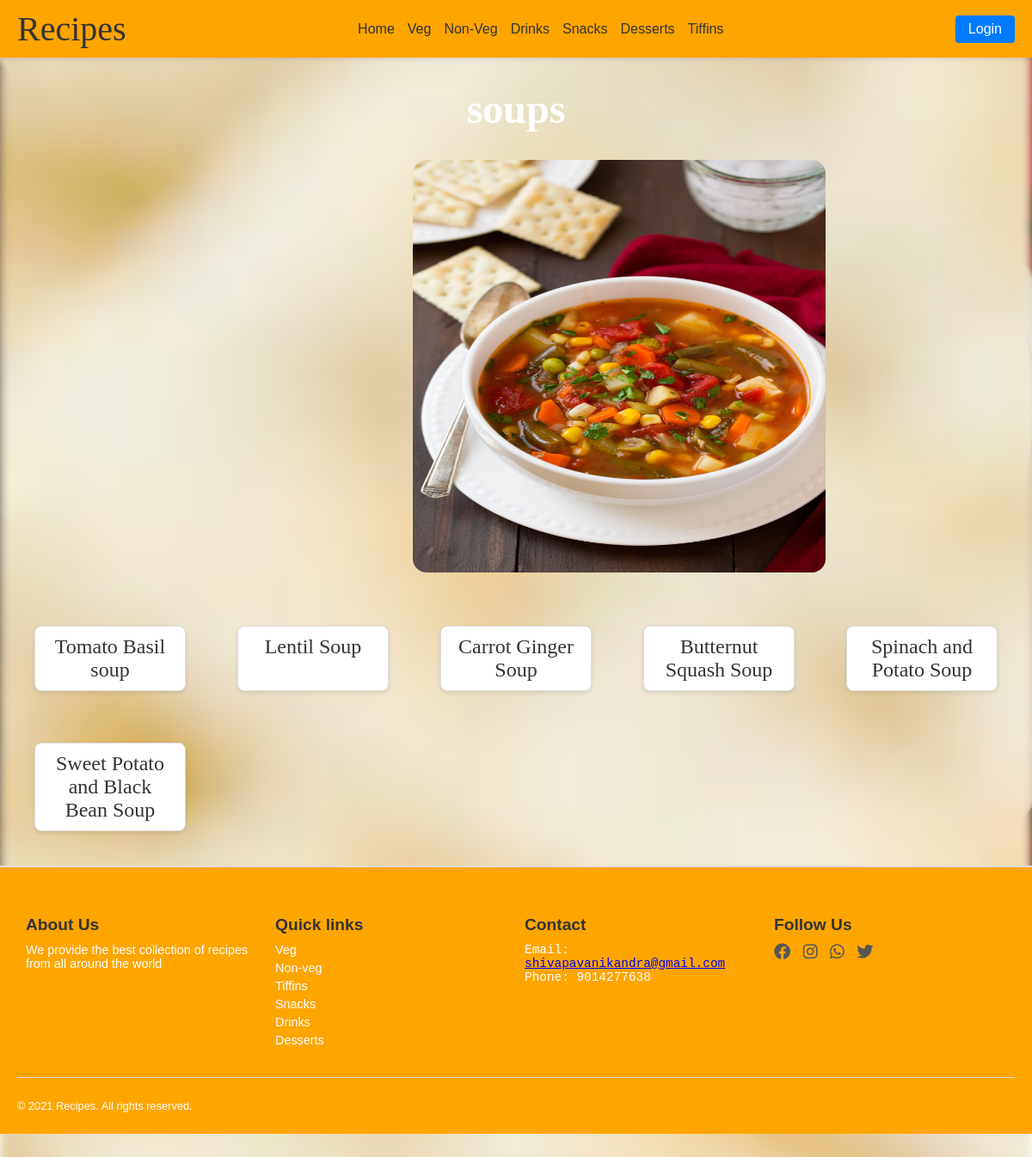
The page /veg/soups/ on the database its author committed.
### veg/models.py (models this page shows, shortened)
class soups(models.Model):
    name = models.CharField(max_length=100)
    ingredients = models.TextField()
    recipe = models.TextField()
    image = models.ImageField(upload_to='images/')
    video=models.URLField(null=True,blank=True)

### veg/views.py (the view)
# urls.py: path('soups/',views.Soups,name='soups'),
def Soups(request):
    soup = soups.objects.all()
    return render(request,'veg1/soups.html',{'soup':soup})

### template/veg1/soups.html (shortened to what this page needs)
<!DOCTYPE html>
<html lang="en">
<head>
    <link href="https://cdnjs.cloudflare.com/ajax/libs/font-awesome/6.0.0-beta3/css/all.min.css" rel="stylesheet">
<body>
    <nav>
        <div class="logo">Recipes</div>
        <div class="nav-links">
            <a href="{% url 'ourrecipe1:home' %}">Home</a>
            <div class="has-dropdown">
                <a href="{% url 'ourrecipe1:veg' %}">Veg</a>
            </div>
            <div class="has-dropdown">
                <a href="{% url 'ourrecipe1:nonveg' %}">Non-Veg</a>
            </div>
            <div class="has-dropdown">
                <a href="{% url 'ourrecipe1:drinks' %}">Drinks</a>
            </div>
            <div class="has-dropdown">
                <a href="{% url 'ourrecipe1:snacks' %}">Snacks</a>
            </div>
            <div class="has-dropdown">
                <a href="{% url 'ourrecipe1:dessert' %}">Desserts</a>
            </div>
            <div class="has-dropdown">
                <a href="{% url 'ourrecipe1:tiffins' %}">Tiffins</a>
            </div>
        </div>
        <div class="search-login">
            <button class="login-btn">Login</button>
        </div>
    </nav>
    <h1 id="head">soups</h1>
    <div><img src="../../static/images/soup.jpg" alt="" id="img1"></div><br>
    <div class="fastfood-container">
        {% for i in soup %}
    <a href="{% url 'veg:showsoups' i.id %}" class="fastfood-item">{{i.name}}</a>
    {% endfor %}</div>
    <footer>
        <div class="footer-section">
        <h4>About Us</h4>
        <p>We provide the best collection of recipes from all
            around the world</p>
        </div>
        <div class="footer-section">
        <ul>
            <h4>Quick links</h4>
            <a href="{% url 'ourrecipe1:veg' %}" class="quick"><li>Veg</li></a>
            <a href="{% url 'ourrecipe1:nonveg' %}" class="quick"><li>Non-veg</li></a>
            <a href="{% url 'ourrecipe1:tiffins' %}" class="quick"><li>Tiffins</li></a>
            <a href="{% url 'ourrecipe1:snacks' %}" class="quick"><li>Snacks</li></a>
            <a href="{% url 'ourrecipe1:drinks' %}" class="quick"><li>Drinks</li></a>
            <a href="{% url 'ourrecipe1:dessert' %}" class="quick"><li>Desserts</li></a>
        </ul>
        </div>
        <div class="footer-section">
        <h4>Contact</h4>
        <pre>Email:
<a href="#">shivapavanikandra@gmail.com</a>
Phone: 9014277638
        </pre>
        </div>
        <div class="footer-section">
        <h4>Follow Us</h4>
        <a href="#"><i class="fa-brands fa-facebook"></i></a>
        <a href="#"><i class="fa-brands fa-instagram"></i></a>
        <a href="#"><i class="fa-brands fa-whatsapp"></i></a>
        <a href="#"><i class="fa-brands fa-twitter"></i></a>
        </div>
        <hr>
        <p id="f2">&copy; 2021 Recipes. All rights reserved.</p>
    </footer>
</body>
</html>

### template/veg1/soups.html (style rules this page uses)
body { margin: 0; font-family: Arial, sans-serif; background-image: url(../../static/images/soup.jpg); background-repeat: no-repeat; background-size: cover; background-position: center; }
body::before { content: ""; position: absolute; top: 0vh; left: 0; right: 0; bottom: -80vh; background-image: inherit; background-size: inherit; background-repeat: inherit; filter: blur(6px); z-index: -1; }
#img1 { position: relative; z-index: 1; }
nav { display: flex; justify-content: space-between; align-items: center; background-color: orange; padding: 10px 20px; box-shadow: 0 2px 4px rgba(0, 0, 0, 0.1); }
.logo { font-size: 2.5rem; font-family: cursive; color: #333; }
.nav-links { display: flex; gap: 15px; }
.nav-links a { text-decoration: none; font-size: 1rem; color: #333; transition: color 0.3s; }
.has-dropdown { position: relative; }
.search-login { display: flex; gap: 10px; align-items: center; }
.login-btn { background-color: #007BFF; color: white; border: none; padding: 7px 15px; border-radius: 4px; font-size: 1rem; cursor: pointer; transition: background-color 0.3s; }
footer { display: flex; flex-wrap: wrap; justify-content: space-between; background-color: orange; padding: 20px; border-top: 2px solid #ddd; }
footer h4 { margin-bottom: 10px; font-size: 1.2rem; color: #333; }
footer p, pre { font-size: 0.9rem; color: white; margin: 5px 0; }
ul { list-style-type: none; padding: 0; margin: 0; }
ul a { text-decoration: none; color: white; font-size: 0.9rem; margin: 5px 0; display: block; }
footer a i { font-size: 1.2rem; color: #555; margin-right: 10px; transition: color 0.3s ease; }
footer hr { width: 100%; border: none; border-top: 1px solid #ddd; margin: 20px 0; }
#f2 { text-align: center; font-size: 0.8rem; color: white; }
.footer-section { flex: 1; min-width: 200px; margin: 10px; }
#img1 { width: 40%; height: 60vh; margin-left: 60vh; border-radius: 2vh; }
#head { font-size: 3rem; font-family: cursive; text-align: center; color: white; }
.fastfood-container { display: grid; grid-template-columns: repeat(auto-fit, minmax(150px, 1fr)); gap: 60px; padding: 40px; max-width: 1200px; margin: 0 auto; }
.fastfood-item { display: block; text-align: center; text-decoration: none; font-family: cursive; font-size: 1.5em; color: #333; background-color: #fff; padding: 10px 15px; border: 1px solid #ddd; border-radius: 8px; box-shadow: 0 2px 5px rgba(0, 0, 0, 0.1); transition: transform 0.2s, box-shadow 0.2s; }

### rows shown on the page
soups: name "Tomato Basil soup"
soups: name "Lentil Soup"
soups: name "Carrot Ginger Soup"
soups: name "Butternut Squash Soup"
soups: name "Spinach and Potato Soup"
soups: name "Sweet Potato and Black Bean Soup"
